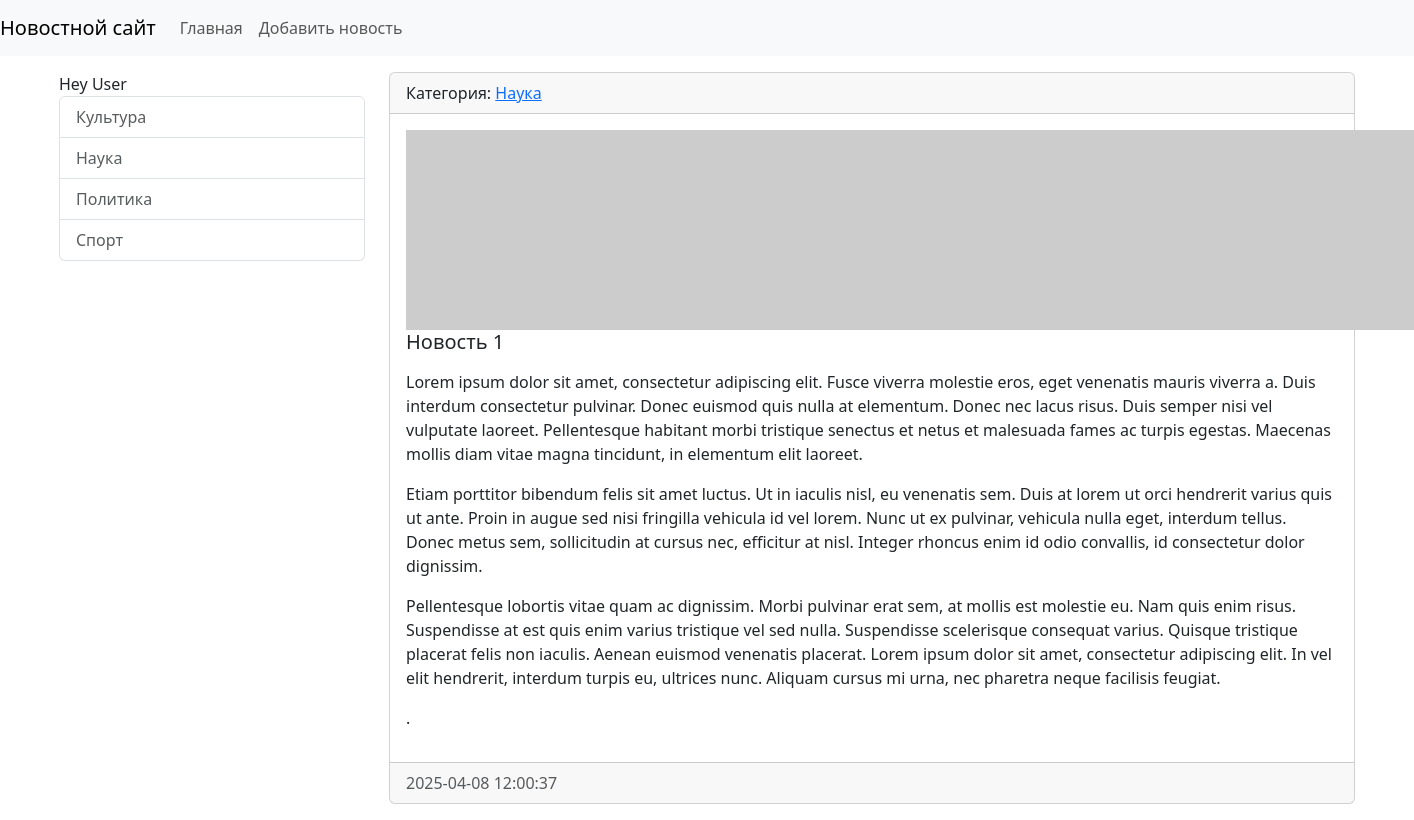
Page /category/3/ on the earlier database version.
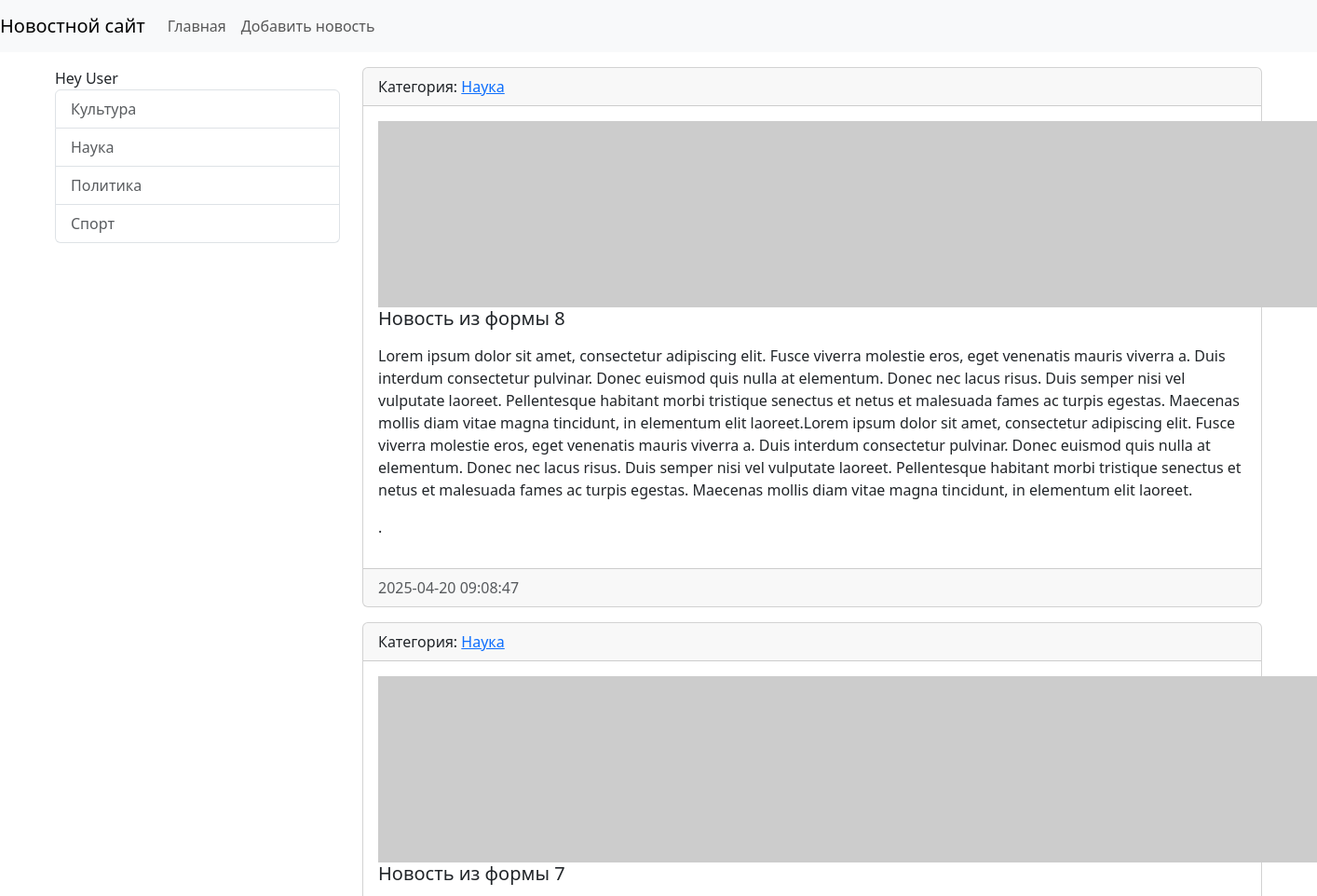
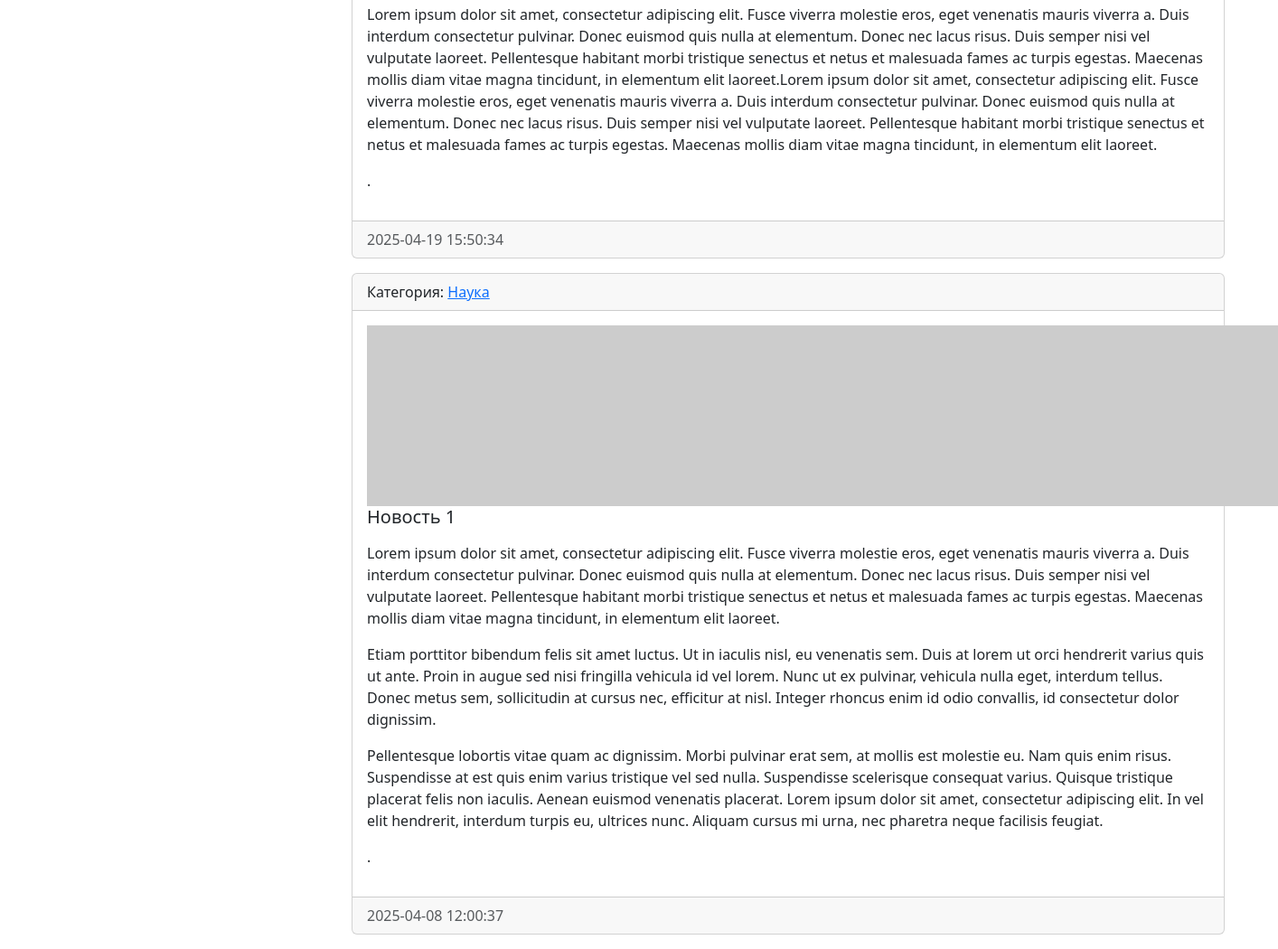
Same page on the later database version (2 pictures, top to bottom).
### news/models.py (models this page shows, shortened)
class Category(models.Model):
    title = models.CharField(max_length=150, db_index=True, verbose_name='Наименование категории')
    def get_absolute_url(self):
        return reverse('category', kwargs={'category_id': self.pk})
    def __str__(self):
        return self.title
    class Meta:
        verbose_name = 'Категория'
        verbose_name_plural = 'Категории'
        ordering = ['title']

class News(models.Model):
    title = models.CharField(max_length=150, verbose_name='Наименование')
    content = models.TextField(blank=True, verbose_name='Контент')
    created_at = models.DateTimeField(auto_now_add=True, verbose_name='Дата публикации')
    updated_at = models.DateTimeField(auto_now=True, verbose_name='Дата обновления')
    photo = models.ImageField(upload_to='photos/%Y/%m/%d', verbose_name='Фото', blank=True)
    is_published = models.BooleanField(default=True, verbose_name='Опубликовано')
    category = models.ForeignKey('Category', on_delete=models.PROTECT, verbose_name='Наименование категория')
    class Meta:
        verbose_name = 'Новость'
        verbose_name_plural = 'Новости'
        ordering = ['-created_at']

### news/views.py (the view)
# urls.py: path('category/<int:category_id>/', NewsByCategory.as_view(), name='category'),
class NewsByCategory(ListView):
    model = News
    template_name = 'news/home_news_list.html'
    context_object_name = 'news'
    allow_empty = False
    def get_context_data(self, **kwargs):
        context = super().get_context_data(**kwargs)
        context['title'] = Category.objects.get(pk=self.kwargs['category_id'])
        return context
    def get_queryset(self):
        return News.objects.filter(category_id=self.kwargs['category_id'], is_published=True)

### news/templatetags/news_tags.py (called while the page is built)
@register.inclusion_tag('news/list_categories.html')
def show_categories(arg1='Hello', arg2='World'):
    categories = Category.objects.all()
    return {"categories": categories, "arg1": arg1, "arg2": arg2}

### news/templates/news/home_news_list.html (shortened to what this page needs)
{% extends 'base.html' %}
{% block sidebar %}
{% include 'inc/_sidebar.html' %}
{% endblock %}
{% block content %}
    {% for item in news %}
        <div class="card mb-3">
            <div class="card-header">
                Категория: <a href="{{  item.category.get_absolute_url }}">{{ item.category }}</a>
            </div>
            <div class="card-body">
                <div class="media">
                    {% if item.photo %}
                        <img src="{{ item.photo.url }}" alt="" width="350" class="mr-3">
                    {% else %}
                        <img src="https://picsum.photos/id/1060/200/348/?blur=2" alt="" class="mr-3">
                    {% endif %}
                    <div class="media-body">
                        <h5 class="card-title">{{ item.title }}</h5>
                        <p class="card-text">{{ item.content|safe|linebreaks }}.</p>
                    </div>
                </div>
            </div>
            <div class="card-footer text-muted">
                {{ item.created_at|date:"Y-m-d H:i:s" }}
            </div>
        </div>
    {%endfor%}
{% endblock %}

### templates/base.html (shortened to what this page needs)
<!doctype html>
{% load static %}
<html lang="en">
<head>
    <link rel="stylesheet" href="{% static 'bootstrap/css/bootstrap.min.css' %}">
    <link rel="stylesheet" href="{% static '/css/style.css' %}">
</head>
<body>
{% include 'inc/_nav.html' %}
<div class="container mt-3">
    <div class="row">
        <div class="col-md-3">
            {% block sidebar %}SIDEBAR{% endblock %}
        </div>
        <div class="col-md-9">
            {% block content %}CONTENT{% endblock %}
        </div>
    </div>
</div>
</body>
</html>

### templates/inc/_nav.html (shortened to what this page needs)
<nav class="navbar navbar-expand-lg bg-body-tertiary">
    <a class="navbar-brand" href="{%  url 'home' %}">Новостной сайт</a>
    <div class="collapse navbar-collapse" id="navbarSupportedContent">
      <ul class="navbar-nav me-auto mb-2 mb-lg-0">
        <li class="nav-item"><a class="nav-link" href="{% url 'home' %}">Главная</a></li>
        <li class="nav-item"><a class="nav-link" href="{% url 'add_news' %}">Добавить новость</a></li>
      </ul>
    </div>
</nav>

### templates/inc/_sidebar.html (shortened to what this page needs)
{% load news_tags %}
{% show_categories arg2='User' arg1='Hey'%}

### news/templates/news/list_categories.html
<div class="list-group">
    {{ arg1 }} {{ arg2 }}
    {% for item in categories %}
        <a href="{{ item.get_absolute_url }}" class="list-group-item list-group-item-action">{{ item.title }}</a>
    {% endfor %}
</div>

### DjangoProject/static/css/style.css (style rules this page uses)
body { background-color: white; }

Differences in the rows shown:
added News: category "Наука", title "Новость из формы 8", content "Lorem ipsum dolor sit amet, consectetur adipiscing elit. Fusce viverra molestie eros, eget venenatis mauris viverra a. Duis interdum consectetur pulvinar. Donec euismod quis nulla at elementum. Donec nec lacus risus. Duis semper nisi vel vulputate laoreet. Pellentesque habitant morbi tristique senectus et netus et malesuada fames ac turpis egestas. Maecenas mollis diam vitae magna tincidunt, in elementum elit laoreet.Lorem ipsum dolor sit amet, consectetur adipiscing elit. Fusce viverra molestie eros, eget venenatis mauris viverra a. Duis interdum consectetur pulvinar. Donec euismod quis nulla at elementum. Donec nec lacus risus. Duis semper nisi vel vulputate laoreet. Pellentesque habitant…", created_at "2025-04-20 09:08:47"
added News: category "Наука", title "Новость из формы 7", content "Lorem ipsum dolor sit amet, consectetur adipiscing elit. Fusce viverra molestie eros, eget venenatis mauris viverra a. Duis interdum consectetur pulvinar. Donec euismod quis nulla at elementum. Donec nec lacus risus. Duis semper nisi vel vulputate laoreet. Pellentesque habitant morbi tristique senectus et netus et malesuada fames ac turpis egestas. Maecenas mollis diam vitae magna tincidunt, in elementum elit laoreet.Lorem ipsum dolor sit amet, consectetur adipiscing elit. Fusce viverra molestie eros, eget venenatis mauris viverra a. Duis interdum consectetur pulvinar. Donec euismod quis nulla at elementum. Donec nec lacus risus. Duis semper nisi vel vulputate laoreet. Pellentesque habitant…", created_at "2025-04-19 15:50:34"
